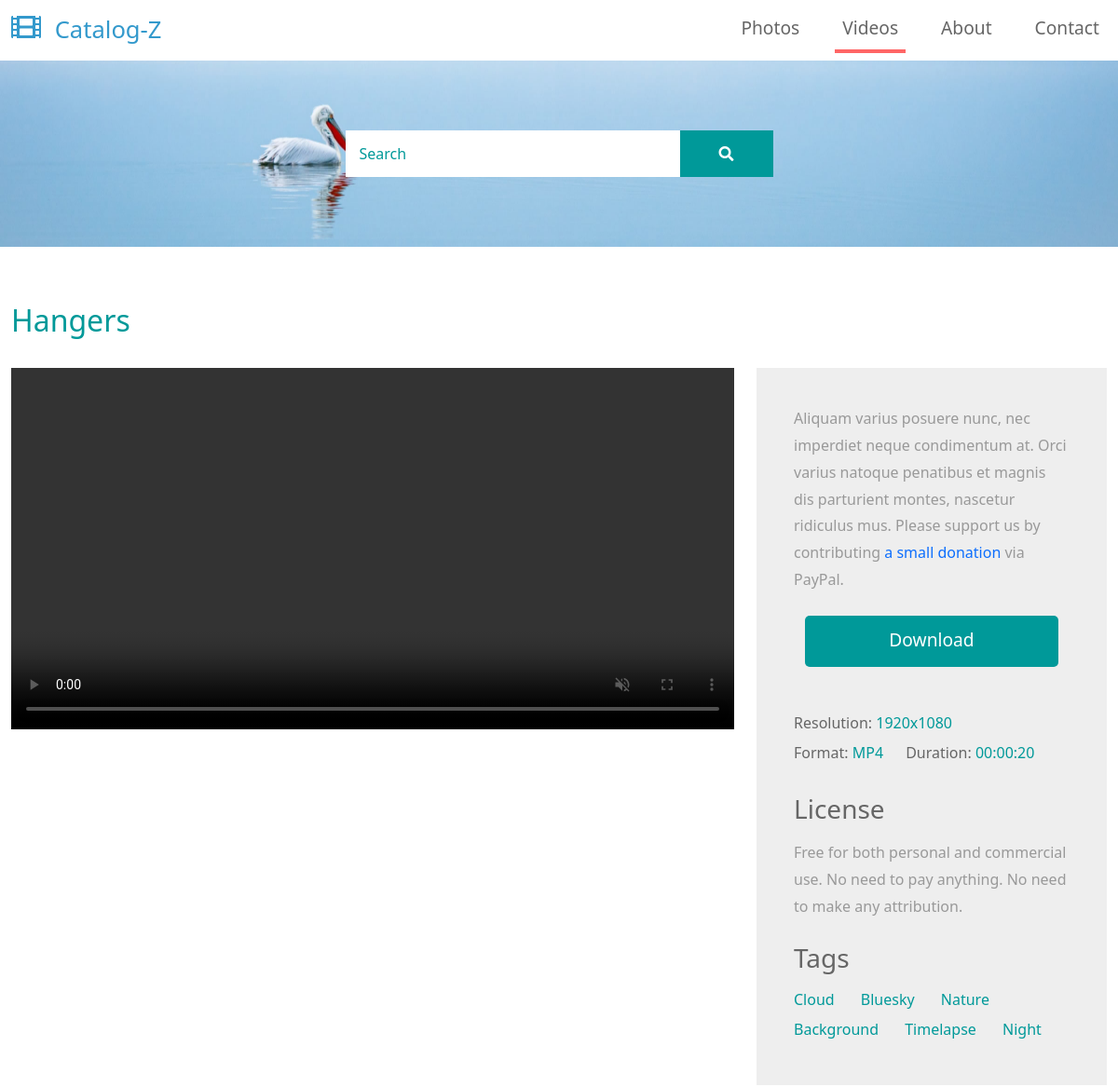
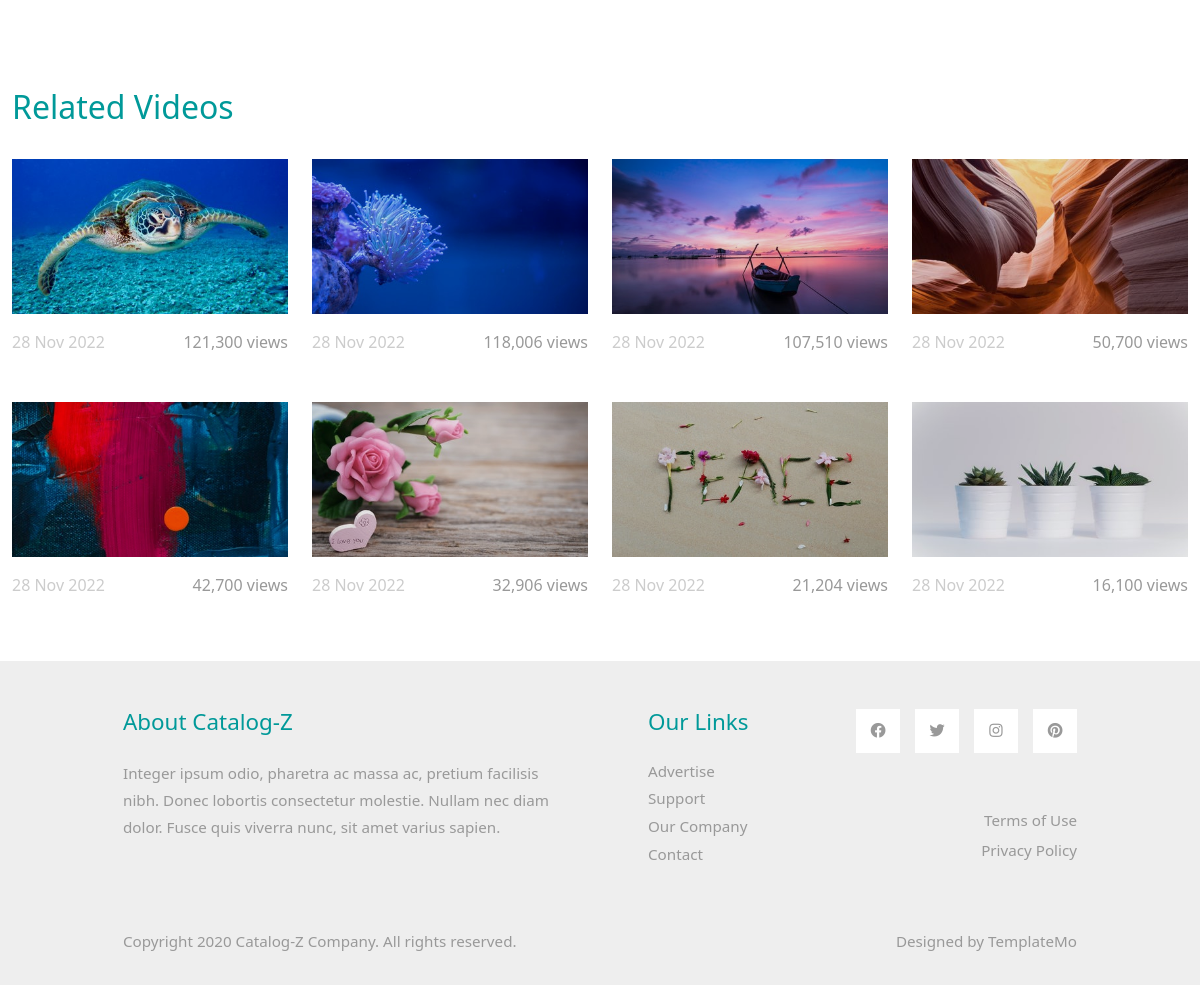
Page /video-detail.php?id=76 on the committed database (2 pictures, top to bottom).
### tables this page shows
CREATE TABLE `media` (
  `id` int(11) NOT NULL,
  `image_link` text NOT NULL,
  `display_name` varchar(75) NOT NULL,
  `sys_name` varchar(75) NOT NULL,
  `views` int(11) DEFAULT NULL,
  `created_at` datetime DEFAULT NULL,
  `updated_at` datetime DEFAULT NULL,
  `video_link` text DEFAULT NULL,
  `dimension` varchar(20) NOT NULL,
  `format` varchar(10) NOT NULL,
  `duration` varchar(10) DEFAULT NULL,
  `type_id` int(11) NOT NULL
);

CREATE TABLE `tag` (
  `id` int(11) NOT NULL,
  `tag` varchar(45) NOT NULL
);

### db.php (called while the page is built, shortened)
<?php
class DB {
    private $connection;
    public function __construct($host, $dbname, $username, $password) {
        $this->host = $host;
        $this->dbname = $dbname;
        $this->username = $username;
        $this->password = $password;
        try {
            $this->connection = new \PDO('mysql:host='.$this->host . '; dbname=' . $this->dbname, $this->username, $this->password);
        } catch (\PDOException $e) {
            print "Error!: " . $e->getMessage() . "<br/>";
            die();
        }
    }
    public function getTopMedias($type) {
        $mediaItems = [];
        $sql = "SELECT *, media.id AS id
                FROM media
                INNER JOIN type ON media.type_id = type.id
                WHERE type.type = '" . $type . "'
                ORDER BY media.views DESC
                LIMIT 8";
        $query = $this->connection->query($sql);
        while ($row = $query->fetch()) {
            $mediaItems[] = [
                "image_link" => $row["image_link"],
                "display_name" => $row["display_name"],
                "views" => $row["views"],
                "created_at" => $row["created_at"],
                "updated_at" => $row["updated_at"],
                "id" => $row["id"]
            ];
        }
        return $mediaItems;
    }
    public function getMediaDetails($id) {
        $sql = "SELECT * FROM media WHERE id = " . $id;
        $result = [];
        try {
            $query = $this->connection->query($sql);
            $result = $query->fetchAll(\PDO::FETCH_ASSOC);
            return $result;
        } catch (\PDOException $e) {
            return $result;
        }
    }
    public function getMediaTags($id) {
        $sql = "SELECT tag.tag AS tag
                FROM tag
                INNER JOIN tag_has_media ON tag.id = tag_has_media.tag_id
                INNER JOIN media ON tag_has_media.media_id = media.id
                WHERE media.id = " . $id . "";
        $result = [];
        try {
            $query = $this->connection->query($sql);
            $result = $query->fetchAll(\PDO::FETCH_ASSOC);
            return $result;
        } catch (\PDOException $e) {
            return $result;
        }
    }
}

### video-detail.php (the view, shortened to what this page needs)
<?php
$db = $GLOBALS["db"];
$mediaDetails = $db->getMediaDetails($_GET["id"]);
$mediaItems = $db->getTopMedias('video');
$mediaTags = $db->getMediaTags($_GET["id"]);
?>
<!DOCTYPE html>
<html lang="en">
<head>
    <link rel="stylesheet" href="css/bootstrap.min.css">
    <link rel="stylesheet" href="fontawesome/css/all.min.css">
    <link rel="stylesheet" href="css/templatemo-style.css">
</head>
<body>
    <nav class="navbar navbar-expand-lg">
        <div class="container-fluid">
            <a class="navbar-brand" href="index.php">
                <i class="fas fa-film mr-2"></i>
                Catalog-Z
            </a>
            <div class="collapse navbar-collapse" id="navbarSupportedContent">
            <ul class="navbar-nav ml-auto mb-2 mb-lg-0">
                <li class="nav-item">
                    <a class="nav-link nav-link-1" href="index.php">Photos</a>
                </li>
                <li class="nav-item">
                    <a class="nav-link nav-link-2 active" aria-current="page" href="videos.php">Videos</a>
                </li>
                <li class="nav-item">
                    <a class="nav-link nav-link-3" href="about.php">About</a>
                </li>
                <li class="nav-item">
                    <a class="nav-link nav-link-4" href="contact.php">Contact</a>
                </li>
            </ul>
            </div>
        </div>
    </nav>
    <div class="tm-hero d-flex justify-content-center align-items-center" data-parallax="scroll" data-image-src="img/hero.jpg">
        <form class="d-flex tm-search-form">
            <input class="form-control tm-search-input" type="search" placeholder="Search" aria-label="Search">
            <button class="btn btn-outline-success tm-search-btn" type="submit">
                <i class="fas fa-search"></i>
            </button>
        </form>
    </div>
    <div class="container-fluid tm-container-content tm-mt-60">
        <div class="row mb-4">
            <h2 class="col-12 tm-text-primary"><?php echo $mediaDetails[0]['display_name']; ?></h2>
        </div>
        <div class="row tm-mb-90">
            <div class="col-xl-8 col-lg-7 col-md-6 col-sm-12">
                <video autoplay muted loop controls id="tm-video">
                    <source src="<?php echo $mediaDetails[0]['video_link']; ?>" type="video/mp4">
                </video>
            </div>
            <div class="col-xl-4 col-lg-5 col-md-6 col-sm-12">
                <div class="tm-bg-gray tm-video-details">
                    <p class="mb-4">
                        Aliquam varius posuere nunc, nec imperdiet neque condimentum at. Orci varius natoque penatibus et magnis dis parturient montes, nascetur ridiculus mus. Please support us by contributing <a href="https://paypal.me/templatemo" target="_parent" rel="sponsored">a small donation</a> via PayPal.
                    </p>
                    <div class="text-center mb-5">
                        <a href="#" class="btn btn-primary tm-btn-big">Download</a>
                    </div>
                    <div class="mb-4 d-flex flex-wrap">
                        <div class="mr-4 mb-2">
                            <span class="tm-text-gray-dark">Resolution: </span><span class="tm-text-primary"><?php echo $mediaDetails[0]['dimension']; ?></span>
                        </div>
                        <div class="mr-4 mb-2">
                            <span class="tm-text-gray-dark">Format: </span><span class="tm-text-primary"><?php echo $mediaDetails[0]['format']; ?></span>
                        </div>
                        <div>
                            <span class="tm-text-gray-dark">Duration: </span><span class="tm-text-primary"><?php echo $mediaDetails[0]['duration']; ?></span>
                        </div>
                    </div>
                    <div class="mb-4">
                        <h3 class="tm-text-gray-dark mb-3">License</h3>
                        <p>Free for both personal and commercial use. No need to pay anything. No need to make any attribution.</p>
                    </div>
                    <div>
                        <h3 class="tm-text-gray-dark mb-3">Tags</h3>
                        <?php
                            foreach ($mediaTags as $mediaTag) {
                        ?>
                            <a href="#" class="tm-text-primary mr-4 mb-2 d-inline-block"><?php echo $mediaTag["tag"]; ?></a>
                        <?php
                            }
                        ?>
                    </div>
                </div>
            </div>
        </div>
        <div class="row mb-4">
            <h2 class="col-12 tm-text-primary">
                Related Videos
            </h2>
        </div>
        <div class="row mb-3 tm-gallery">
            <?php
                foreach ($mediaItems as $mediaItem) {
            ?>
            <div class="col-xl-3 col-lg-4 col-md-6 col-sm-6 col-12 mb-5">
                <figure class="effect-ming tm-video-item">
                    <img src="<?php echo $mediaItem["image_link"]; ?>" alt="Image" class="img-fluid">
                    <figcaption class="d-flex align-items-center justify-content-center">
                    </figcaption>
                </figure>
                <div class="d-flex justify-content-between tm-text-gray">
                    <span class="tm-text-gray-light"><?php $date = date_create($mediaItem["created_at"]); echo $date->format('d M Y'); ?></span>
                    <span><?php echo number_format($mediaItem["views"]); ?> views</span>
                </div>
            </div>
            <?php
                }
            ?>
        </div>
    </div>
    <footer class="tm-bg-gray pt-5 pb-3 tm-text-gray tm-footer">
        <div class="container-fluid tm-container-small">
            <div class="row">
                <div class="col-lg-6 col-md-12 col-12 px-5 mb-5">
                    <h3 class="tm-text-primary mb-4 tm-footer-title">About Catalog-Z</h3>
                    <p>Integer ipsum odio, pharetra ac massa ac, pretium facilisis nibh. Donec lobortis consectetur molestie. Nullam nec diam dolor. Fusce quis viverra nunc, sit amet varius sapien.</p>
                </div>
                <div class="col-lg-3 col-md-6 col-sm-6 col-12 px-5 mb-5">
                    <h3 class="tm-text-primary mb-4 tm-footer-title">Our Links</h3>
                    <ul class="tm-footer-links pl-0">
                        <li><a href="#">Advertise</a></li>
                        <li><a href="#">Support</a></li>
                        <li><a href="#">Our Company</a></li>
                        <li><a href="#">Contact</a></li>
                    </ul>
                </div>
                <div class="col-lg-3 col-md-6 col-sm-6 col-12 px-5 mb-5">
                    <ul class="tm-social-links d-flex justify-content-end pl-0 mb-5">
                        <li class="mb-2"><a href="https://facebook.com"><i class="fab fa-facebook"></i></a></li>
                        <li class="mb-2"><a href="https://twitter.com"><i class="fab fa-twitter"></i></a></li>
                        <li class="mb-2"><a href="https://instagram.com"><i class="fab fa-instagram"></i></a></li>
                        <li class="mb-2"><a href="https://pinterest.com"><i class="fab fa-pinterest"></i></a></li>
                    </ul>
                    <a href="#" class="tm-text-gray text-right d-block mb-2">Terms of Use</a>
                    <a href="#" class="tm-text-gray text-right d-block">Privacy Policy</a>
                </div>
            </div>
            <div class="row">
                <div class="col-lg-8 col-md-7 col-12 px-5 mb-3">
                    Copyright 2020 Catalog-Z Company. All rights reserved.
                </div>
                <div class="col-lg-4 col-md-5 col-12 px-5 text-right">
                    Designed by <a href="https://templatemo.com" class="tm-text-gray" rel="sponsored" target="_parent">TemplateMo</a>
                </div>
            </div>
        </div>
    </footer>
</body>
</html>

### css/templatemo-style.css (style rules this page uses)
p { line-height: 1.8; }
a { text-decoration: none; transition: all 0.3s ease; }
.container-fluid { max-width: 1770px; }
.tm-container-small { max-width: 1050px; }
.btn { border-radius: 0; }
.btn-primary { background-color: #009999; border: 0; border-radius: 5px; padding: 12px 50px 14px; font-size: 1.2rem; }
.form-control { padding: 10px 20px; width: 100%; height: auto; }
.tm-btn-big { padding: 12px 90px 14px; }
.navbar-brand { color: #3399CC; font-size: 1.6rem; }
.navbar-brand i { font-size: 2rem; }
.tm-hero { min-height: 200px; background: transparent; }
.tm-mt-60 { margin-top: 60px; }
.tm-mb-90 { margin-bottom: 90px; }
.tm-text-primary { color: #009999; }
.tm-bg-gray { background-color: #EEEEEE; }
.nav-item { margin-right: 30px; }
.nav-item:last-child { margin-right: 0; }
.nav-link { color: #666666; border-bottom: 4px solid transparent; font-size: 1.2rem; }
.nav-link-2.active, .nav-link-2:hover { border-color: #FF6666; }
.tm-search-input { width: 360px; border-radius: 0; padding: 12px 15px; color: #009999; border: none; }
.tm-search-input::placeholder { color: #009999; opacity: 1; }
.tm-search-btn { color: white; background-color: #009999; border: none; width: 100px; height: 50px; margin-left: -1px; }
p, .tm-text-gray { color: #999; }
.tm-text-gray-light { color: #CCC; }
.tm-text-gray-dark { color: #666; }
.tm-video-item { position: relative; overflow: hidden; text-align: center; cursor: pointer; }
.tm-video-item img { position: relative; display: block; min-height: 100%; max-width: 100%; opacity: 0.8; }
.tm-video-item figcaption { padding: 2em; color: #fff; text-transform: uppercase; font-size: 1.25em; -webkit-backface-visibility: hidden; backface-visibility: hidden; }
.tm-video-item figcaption::before, .tm-video-item figcaption::after { pointer-events: none; }
.tm-video-item figcaption, .tm-video-item figcaption > a { position: absolute; top: 0; left: 0; width: 100%; height: 100%; }
figure.effect-ming { background: #030c17; }
figure.effect-ming img { opacity: 0.9; -webkit-transition: opacity 0.35s; transition: opacity 0.35s; }
figure.effect-ming figcaption::before { position: absolute; top: 30px; right: 30px; bottom: 30px; left: 30px; border: 2px solid #fff; box-shadow: 0 0 0 30px rgba(255,255,255,0.2); content: ''; opacity: 0; -webkit-transition: opacity 0.35s, -webkit-transform 0.35s; transition: opacity 0.35s, transform 0.35s; -webkit-transform: scale3d(1.4,1.4,1); transform: scale3d(1.4,1.4,1); }
.tm-footer-links li { list-style: none; margin-bottom: 5px; }
.tm-footer-links li a { color: #999999; }
.tm-social-links li { list-style: none; margin-right: 15px; }
.tm-social-links li:last-child { margin-right: 0; }
.tm-social-links li a { color: #999999; width: 44px; height: 44px; display: flex; background-color: #fff; align-items: center; justify-content: center; }
.tm-footer { font-size: 0.95rem; }
.tm-footer-title { font-size: 1.4rem; }
#tm-video { display: block; width: 100%; height: auto; }
.tm-video-details { height: 100%; padding: 40px; }
.form-control, input:-internal-autofill-selected, select:not([multiple]) { color: #009999 !important; }
.form-control::placeholder { color: #009999; opacity: 1; }

### rows in the picture
media: display_name "Hangers", dimension "1920x1080", format "MP4", duration "00:00:20"
tag: tag "Cloud"
tag: tag "Bluesky"
tag: tag "Nature"
tag: tag "Background"
tag: tag "Timelapse"
tag: tag "Night"
media: image_link (picture), created_at "28 Nov 2022", views "121,300"
media: image_link (picture), created_at "28 Nov 2022", views "118,006"
media: image_link (picture), created_at "28 Nov 2022", views "107,510"
media: image_link (picture), created_at "28 Nov 2022", views "50,700"
media: image_link (picture), created_at "28 Nov 2022", views "42,700"
media: image_link (picture), created_at "28 Nov 2022", views "32,906"
media: image_link (picture), created_at "28 Nov 2022", views "21,204"
media: image_link (picture), created_at "28 Nov 2022", views "16,100"
